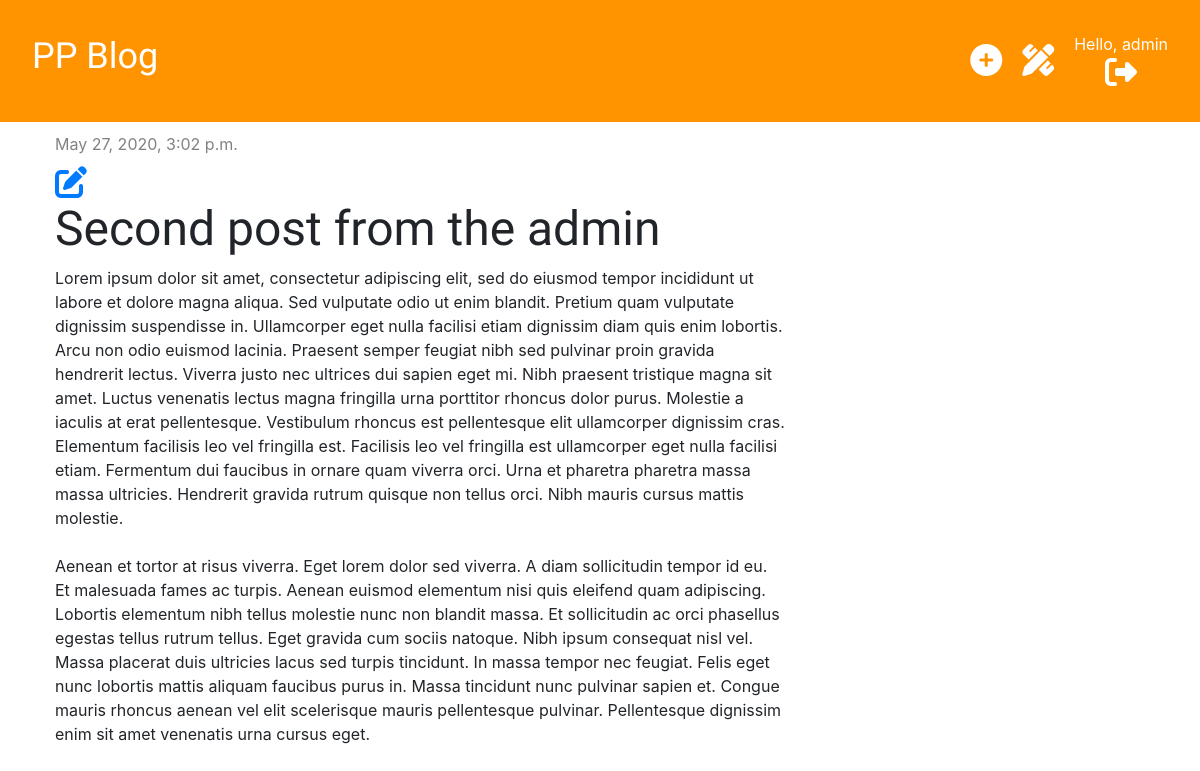
Page /post/2/ (signed in) on the committed database.
### blog/models.py (models this page shows, shortened)
class Post(models.Model):
    author = models.ForeignKey('auth.User', on_delete=models.CASCADE)
    title = models.CharField(max_length=200)
    text = models.TextField()
    created_date = models.DateTimeField(default=timezone.now)
    published_date = models.DateTimeField(blank=True, null=True)

### blog/views.py (the view)
# urls.py: path('post/<int:pk>/', views.post_detail, name='post_detail'),
def post_detail(request, pk):
    post = get_object_or_404(Post, pk=pk)
    stuff_for_frontend = {'post': post}
    return render(request, 'blog/post_detail.html', stuff_for_frontend)

### blog/templates/blog/post_detail.html (shortened to what this page needs)
{% extends 'blog/base.html' %}
{% block content %}
    <div class="post">
        {% if post.published_date %}
            <div class="date">
                {{ post.published_date }}
            </div>
        {% else %}
            <a href="url 'post_publish' pk=post.pk" class="btn btn-primary">Publish</a>
        {% endif %}
        {% if user.is_authenticated %}
            <a href="{% url 'post_edit' pk=post.pk %}"><i class="fas fa-edit fa-2x"></i></a>
        {% endif %}
        <h1>{{ post.title }}</h1>
        <p>{{ post.text|linebreaksbr }}</p>
    </div>
{% endblock %}

### blog/templates/blog/base.html (shortened to what this page needs)
{% load static %}
<!DOCTYPE html>
<html lang="en">
<head>
    <link rel="stylesheet" href="https://maxcdn.bootstrapcdn.com/bootstrap/4.0.0/css/bootstrap.min.css">
    <link href="{% static 'css/blog.css' %}" rel="stylesheet" type="text/css">
</head>
<body>
    <div class="page-header">
        <h1><a href="{% url 'post_list' %}">PP Blog</a></h1>
        {% if user.is_authenticated %}
            <div class="top-menu">
                <a href="{% url 'post_new' %}"><i class="fas fa-plus-circle fa-2x top-menu__icon"></i></a>
                <a href="{% url 'post_draft_list' %}"><i class="fas fa-pencil-ruler fa-2x top-menu__icon"></i></a>
                <div class="top-menu__user">
                    <p>Hello, {{ user.username }}<a href="{% url 'logout' %}"></p>
                        <i class="fas fa-sign-out-alt fa-2x top-menu__user__icon"></i></a>
                </div>
            </div>
        {% else %}
            <a href="{% url 'login' %}"><i class="fas fa-sign-in-alt fa-2x top-menu__icon"></i></a>
        {% endif %}
    </div>
    <div class="content container">
        <div class="row">
            <div class="col-md-8">
               {% block content %}
               {% endblock %}
            </div>
        </div>
    </div>
</body>
</html>

### blog/static/css/blog.css (style rules this page uses)
h1, h2, h3, h4 { font-family: 'Tangerin', 'Inconsolata', 'Droid Sans', serif ; font-size: 48px; }
.page-header { background-color: #ff9400; padding: 2em; margin-top: 0; display: flex; flex-direction: row; justify-content: space-between; align-items: center; }
.page-header h1, .page-header h1 a { color: #ffffff; font-size: 36px; text-decoration: none; }
.top-menu { display: flex; flex-direction: row; align-items: center; }
.top-menu__user { display: flex; flex-direction: column; text-align: center; align-items: center; margin-left: 20px; }
.top-menu__user p { color: #ffffff; margin: 0; padding: 0; }
.top-menu__user__icon { color: #ffffff; }
.top-menu__icon { color: #ffffff; margin-left: 20px; }
.content { margin-left: 40px; }
.date { color: #828282; }
.post { margin-bottom: 70px; margin-top: 10px; }
.fa-edit { margin-top: 10px; }

### rows in the picture
Post: published_date "May 27, 2020, 3:02 p.m.", title "Second post from the admin", text "Lorem ipsum dolor sit amet, consectetur adipiscing elit, sed do eiusmod tempor incididunt ut labore et dolore magna aliqua. Sed vulputate odio ut enim blandit. Pretium quam vulputate dignissim suspendisse in. Ullamcorper eget nulla facilisi etiam dignissim diam quis enim lobortis. Arcu non odio euismod lacinia. Praesent semper feugiat nibh sed pulvinar proin gravida hendrerit lectus. Viverra justo nec ultrices dui sapien eget mi. Nibh praesent tristique magna sit amet. Luctus venenatis lectus magna fringilla urna porttitor rhoncus dolor purus. Molestie a iaculis at erat pellentesque. Vestibulum rhoncus est pellentesque elit ullamcorper dignissim cras. Elementum facilisis leo vel fringilla…"

### other values in the picture
{{ user.username }} "admin"
